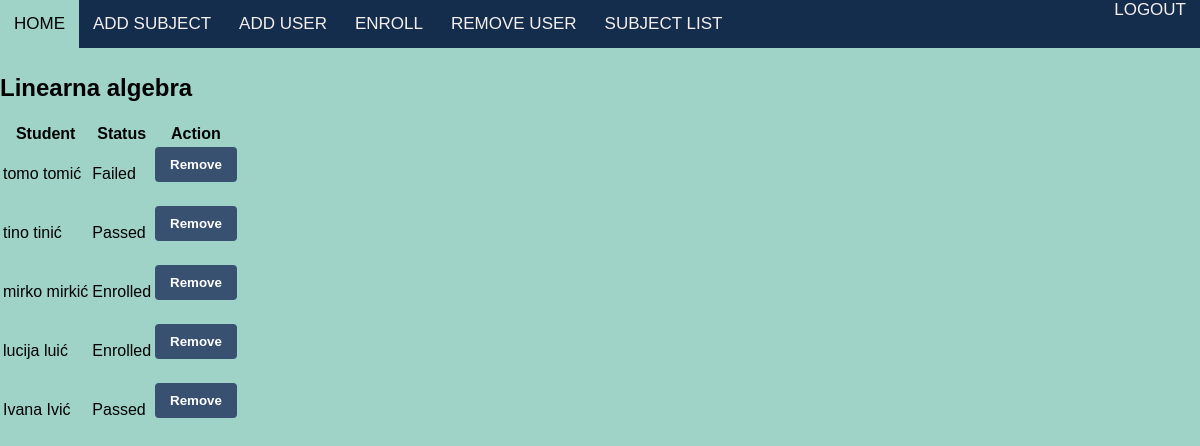
The app's page /subjects/1/popis_studenata/ (signed in), older data.
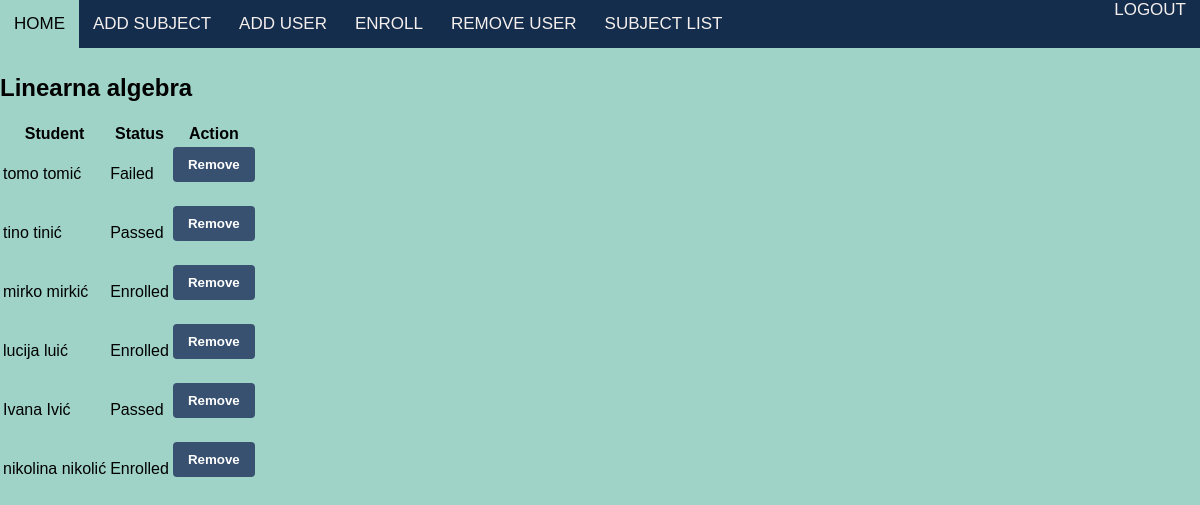
The same page, newer data.
### EnrollmentApp/models.py (models this page shows, shortened)
class StudentEnrollment(models.Model):
    class StatusChoices(Enum):
        ENROLLED = 'Enrolled'
        PASSED = 'Passed'
        FAILED = 'Failed'
    student = models.ForeignKey(Korisnici, on_delete=models.CASCADE)
    subject = models.ForeignKey(Predmeti, on_delete=models.CASCADE)
    status = models.CharField(max_length=20, choices=[(status.value, status.name) for status in StatusChoices])

class Korisnici(AbstractUser):
    class RoleChoices(Enum):
        ADMINISTRATOR = 'administrator'
        PROFESOR = 'profesor'
        STUDENT = 'student'
    class StatusChoices(Enum):
        NONE = 'none'
        REDOVAN = 'redovan'
        IZVANREDAN = 'izvanredan'
    role = models.CharField(max_length=20, choices=[(role.value, role.name) for role in RoleChoices])
    status = models.CharField(max_length=20, choices=[(status.value, status.name) for status in StatusChoices])
    user_permissions = models.ManyToManyField(
        Permission,
        verbose_name='user permissions',
        blank=True,
        related_name='korisnici_set'
    )
    groups = models.ManyToManyField(
        'auth.Group',
        verbose_name='groups',
        blank=True,
        related_name='korisnici_set'
    )

### EnrollmentApp/views.py (the view)
# urls.py: path('subjects/<int:predmet_id>/popis_studenata/', views.popis_studenata, name='popis_studenata'),
@login_required
@user_passes_test(check_admin)
def popis_studenata(request, predmet_id):
    predmet = get_object_or_404(Predmeti, id=predmet_id)
    enrollments = StudentEnrollment.objects.filter(subject=predmet)
    return render(request, 'popis_studenata.html', {'predmet': predmet, 'enrollments': enrollments})

### EnrollmentApp/views.py (called while the page is built)
def check_admin(user):
    return user.role == 'administrator'

### EnrollmentApp/templates/popis_studenata.html (shortened to what this page needs)
{% load static %}
<!DOCTYPE html>
<html>
  <head>
    <link rel="stylesheet" type="text/css" href="{% static 'css/style.css' %}" />
  </head>
  <body>
    <nav>
      <div class="nav-left">
        <a href="{% url 'success' %}">HOME</a>
        <a href="{% url 'add_subject' %}">ADD SUBJECT</a>
        <a href="{% url 'add_user' %}">ADD USER</a>
        <a href="{% url 'create_enrollment' %}">ENROLL</a>
        <a href="{% url 'user_list' %}">REMOVE USER</a>
        <a href="javascript:history.back()">SUBJECT LIST</a>
      </div>
      <div class="nav-right">
        <a href="{% url 'logout' %}" class="logout">LOGOUT</a>
      </div>
    </nav>
    <br />
    <br />
    <br />
    <h2>{{ predmet.name }}</h2>
    <table>
      <thead>
        <tr>
          <th>Student</th>
          <th>Status</th>
          <th>Action</th>
        </tr>
      </thead>
      <tbody>
        {% for enrollment in enrollments %}
        <tr>
          <td>
            {{ enrollment.student.first_name }} {{ enrollment.student.last_name }}
          </td>
          <td>{{ enrollment.status }}</td>
          <td>
            <form method="POST" action="{% url 'remove_subjects_students' predmet.id %}">
              <input type="submit" value="Remove">
            </form>
          </td>
        </tr>
        {% empty %}
        <tr>
          <td colspan="3">Nema upisanih studenata za ovaj predmet.</td>
        </tr>
        {% endfor %}
      </tbody>
    </table>
  </body>
</html>

Row changes from the older to the newer data that the page shows:
added StudentEnrollment: student.first_name "nikolina", student.last_name "nikolić", status "Enrolled"
